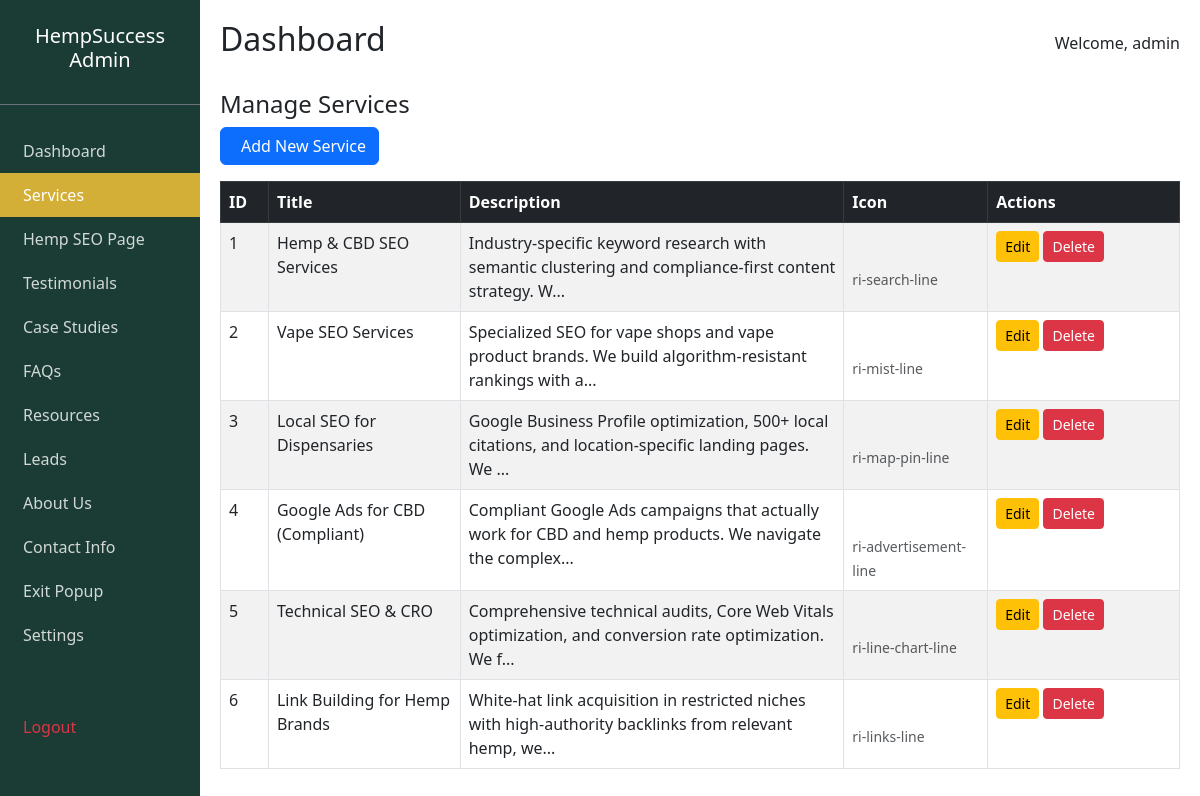
Screenshot of /admin/services.php (signed in) with the database file from the repository.
### tables this page shows
CREATE TABLE IF NOT EXISTS services (
    id INT AUTO_INCREMENT PRIMARY KEY,
    title VARCHAR(100) NOT NULL,
    description TEXT,
    icon VARCHAR(50),
    link VARCHAR(255),
    created_at TIMESTAMP DEFAULT CURRENT_TIMESTAMP
);

### admin/services.php (the view, shortened to what this page needs)
<?php
require_once '../config/db.php';
include 'includes/header.php';
$services = $pdo->query("SELECT * FROM services ORDER BY created_at ASC")->fetchAll();
?>
<div class="row">
    <div class="col-md-12">
        <h4>Manage Services</h4>
        <button class="btn btn-primary mb-3" data-bs-toggle="modal" data-bs-target="#addModal">
            <i class="ri-add-line me-2"></i>Add New Service
        </button>
        <table class="table table-bordered table-striped">
            <thead class="table-dark">
                <tr>
                    <th width="5%">ID</th>
                    <th width="20%">Title</th>
                    <th width="40%">Description</th>
                    <th width="15%">Icon</th>
                    <th width="20%">Actions</th>
                </tr>
            </thead>
            <tbody>
                <?php foreach ($services as $s): ?>
                    <tr>
                        <td><?php echo $s['id']; ?></td>
                        <td><?php echo htmlspecialchars($s['title']); ?></td>
                        <td><?php echo htmlspecialchars(substr($s['description'], 0, 100)) . '...'; ?></td>
                        <td>
                            <br><small class="text-muted"><?php echo htmlspecialchars($s['icon']); ?></small>
                        </td>
                        <td>
                            <button class="btn btn-sm btn-warning" data-bs-toggle="modal"
                                data-bs-target="#editModal<?php echo $s['id']; ?>">
                                <i class="ri-edit-line"></i> Edit
                            </button>
                            <form method="POST" style="display:inline;"
                                onsubmit="return confirm('Are you sure you want to delete this service?');">
                                <button type="submit" name="delete" class="btn btn-danger btn-sm">
                                    <i class="ri-delete-bin-line"></i> Delete
                                </button>
                            </form>
                        </td>
                    </tr>
                <?php endforeach; ?>
            </tbody>
        </table>
    </div>
</div>
<?php include 'includes/footer.php'; ?>

### admin/includes/header.php (shortened to what this page needs)
<!DOCTYPE html>
<html lang="en">
<head>
    <link href="https://cdn.jsdelivr.net/npm/bootstrap@5.3.0/dist/css/bootstrap.min.css" rel="stylesheet">
    <link href="https://cdn.jsdelivr.net/npm/remixicon@3.5.0/fonts/remixicon.css" rel="stylesheet">
</head>
<body>
    <div class="container-fluid">
        <div class="row">
            <div class="col-md-2 sidebar p-0">
                <div class="p-4 text-center border-bottom border-secondary">
                    <h5>HempSuccess Admin</h5>
                </div>
                <nav class="mt-4">
                    <a href="dashboard.php"
                        class="<?php echo basename($_SERVER['PHP_SELF']) == 'dashboard.php' ? 'active' : ''; ?>"> Dashboard</a>
                    <a href="services.php"
                        class="<?php echo basename($_SERVER['PHP_SELF']) == 'services.php' ? 'active' : ''; ?>"> Services</a>
                    <a href="hemp_seo.php"
                        class="<?php echo basename($_SERVER['PHP_SELF']) == 'hemp_seo.php' ? 'active' : ''; ?>"> Hemp SEO Page</a>
                    <a href="testimonials.php"
                        class="<?php echo basename($_SERVER['PHP_SELF']) == 'testimonials.php' ? 'active' : ''; ?>"> Testimonials</a>
                    <a href="case_studies.php"
                        class="<?php echo basename($_SERVER['PHP_SELF']) == 'case_studies.php' ? 'active' : ''; ?>"> Case Studies</a>
                    <a href="faqs.php"
                        class="<?php echo basename($_SERVER['PHP_SELF']) == 'faqs.php' ? 'active' : ''; ?>"> FAQs</a>
                    <a href="resources.php"
                        class="<?php echo basename($_SERVER['PHP_SELF']) == 'resources.php' ? 'active' : ''; ?>"> Resources</a>
                    <a href="leads.php"
                        class="<?php echo basename($_SERVER['PHP_SELF']) == 'leads.php' ? 'active' : ''; ?>"> Leads</a>
                    <a href="about.php"
                        class="<?php echo basename($_SERVER['PHP_SELF']) == 'about.php' ? 'active' : ''; ?>"> About Us</a>
                    <a href="contact.php"
                        class="<?php echo basename($_SERVER['PHP_SELF']) == 'contact.php' ? 'active' : ''; ?>"> Contact Info</a>
                    <a href="popup.php"
                        class="<?php echo basename($_SERVER['PHP_SELF']) == 'popup.php' ? 'active' : ''; ?>"> Exit Popup</a>
                    <a href="settings.php"
                        class="<?php echo basename($_SERVER['PHP_SELF']) == 'settings.php' ? 'active' : ''; ?>"> Settings</a>
                    <a href="logout.php" class="text-danger mt-5"><i class="ri-logout-box-line me-2"></i> Logout</a>
                </nav>
            </div>
            <div class="col-md-10 main-content">
                <div class="d-flex justify-content-between align-items-center mb-4">
                    <h2>Dashboard</h2>
                    <span>Welcome,
                        <?php echo htmlspecialchars($_SESSION['username']); ?>
                    </span>
                </div>

### admin/includes/footer.php (shortened to what this page needs)
</div>
</div>
</div>
</body>
</html>

### admin/includes/header.php (style rules this page uses)
.sidebar { min-height: 100vh; background-color: #1A3C34; color: white; }
.sidebar a { color: rgba(255, 255, 255, 0.8); text-decoration: none; padding: 10px 15px; display: block; }
.sidebar a:hover, .sidebar a.active { background-color: #D4AF37; color: white; }
.main-content { padding: 20px; }

### rows the page displays
services: id "1", title "Hemp & CBD SEO Services", description "Industry-specific keyword research with semantic clustering and compliance-first content strategy. W", icon "ri-search-line"
services: id "2", title "Vape SEO Services", description "Specialized SEO for vape shops and vape product brands. We build algorithm-resistant rankings with a", icon "ri-mist-line"
services: id "3", title "Local SEO for Dispensaries", description "Google Business Profile optimization, 500+ local citations, and location-specific landing pages. We", icon "ri-map-pin-line"
services: id "4", title "Google Ads for CBD (Compliant)", description "Compliant Google Ads campaigns that actually work for CBD and hemp products. We navigate the complex", icon "ri-advertisement-line"
services: id "5", title "Technical SEO & CRO", description "Comprehensive technical audits, Core Web Vitals optimization, and conversion rate optimization. We f", icon "ri-line-chart-line"
services: id "6", title "Link Building for Hemp Brands", description "White-hat link acquisition in restricted niches with high-authority backlinks from relevant hemp, we", icon "ri-links-line"

### other values shown
$_SESSION['username'] "admin"
